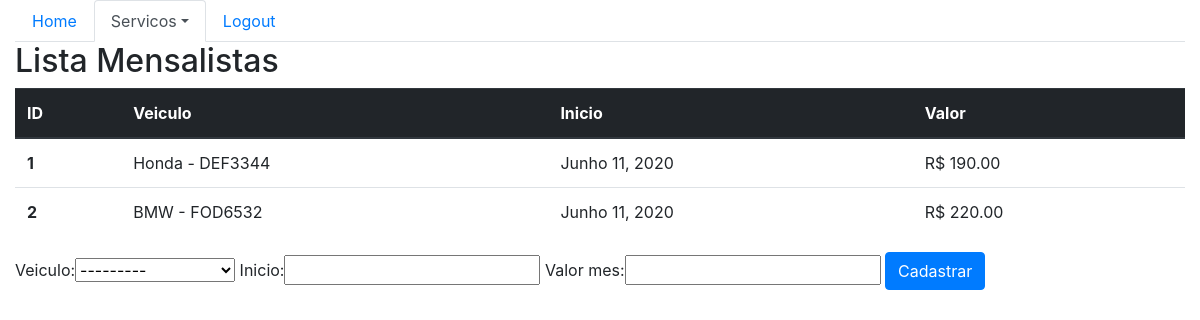
/sistema/mensalistas/, run on the app's committed database.
### core/models.py (models this page shows, shortened)
class Mensalista(models.Model):
    veiculo = models.ForeignKey(Veiculo, on_delete=models.PROTECT)
    inicio = models.DateField()
    valor_mes = models.DecimalField(max_digits=6, decimal_places=2)

class Veiculo(models.Model):
    marca = models.ForeignKey(Marca, on_delete=models.CASCADE)
    placa = models.CharField(max_length=7)
    proprietario = models.ForeignKey(Pessoa, on_delete=models.PROTECT)
    cor = models.CharField(max_length=15)
    observacoes = models.TextField()
    def __str__(self):
        return self.marca.nome + ' - ' + self.placa

class Marca(models.Model):
    nome = models.CharField(max_length=50)

### core/views.py (the view)
def lista_mensalista(request):
    mensalistas = Mensalista.objects.all()
    form = MensalistaForm()
    data = {'mensalistas': mensalistas, 'form': MensalistaForm}
    return render(
        request, 'core/lista_mensalistas.html', data)

### core/templates/core/lista_mensalistas.html (shortened to what this page needs)
{% extends 'base.html' %}
{% load bootstrap %}
{% block menu%}
    <ul class="nav nav-tabs">
        <li class="nav-item">
            <a class="nav-link" href="{% url 'core_home' %}">Home</a>
        </li>
        <li class="nav-item dropdown">
        <li class="nav-item active dropdown">
            <a class="nav-link dropdown-toggle active" data-toggle="dropdown" href="#" role="button" aria-haspopup="true" aria-expanded="false">Servicos</a>
        </li>
        <li class="nav-item">
            <a class="nav-link" href="">Logout</a>
        </li>
    </ul>
{% endblock %}
{% block main %}
<div class="row">
    <div class="col">
        <h2>Lista Mensalistas</h2>
        <table class="table">
                <thead class="thead-dark">
                    <tr>
                    <th scope="col">ID</th>
                    <th scope="col">Veiculo</th>
                    <th scope="col">Inicio</th>
                    <th scope="col">Valor</th>
                    </tr>
                </thead>
                <tbody>
                    {% for mensalista in mensalistas %}
                    <tr>
                    <th scope="row">{{ mensalista.id }}</th>
                    <td>{{ mensalista.veiculo }}</td>
                    <td>{{ mensalista.inicio }}</td>
                    <td>R$ {{ mensalista.valor_mes }}</td>
                    </tr>
                    {% endfor %}
                </tbody>
            </table>
        <form action="{% url 'core_mensalista_novo' %}" method="POST">
            {{ form|bootstrap }}
            <button type="submit" class="btn btn-primary">Cadastrar</button>
        </form>
    </div>
</div>
{% endblock %}

### data on the page
Mensalista: id "1", veiculo "Honda - DEF3344", inicio "Junho 11, 2020", valor_mes "190.00"
Mensalista: id "2", veiculo "BMW - FOD6532", inicio "Junho 11, 2020", valor_mes "220.00"
